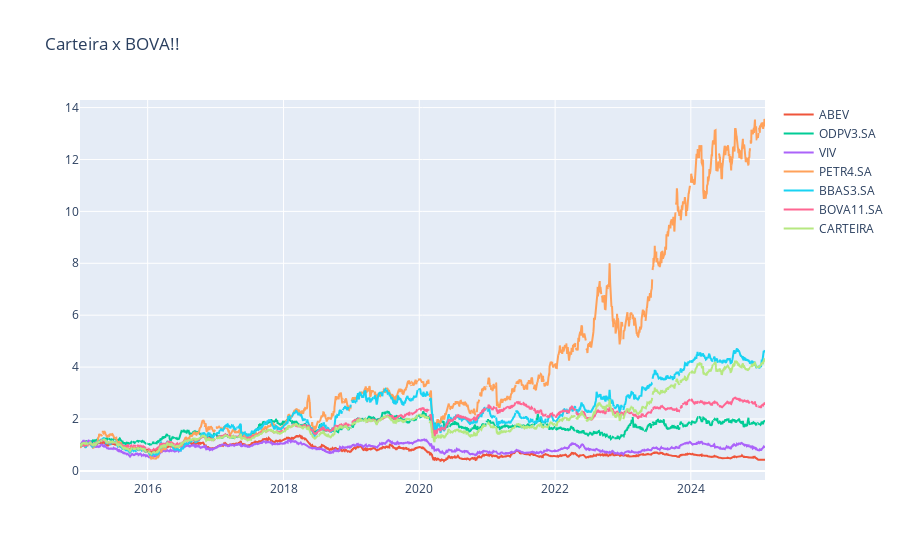

The notebook cell saved with this chart:
### Code cell
figura = px.line(title = "Carteira x BOVA!!")
for i in dataset_normalizado.columns[1:]:
    figura.add_scatter(x = dataset_normalizado['Date'], y= dataset_normalizado[i], name = i)

figura.show()

### Figure 1 — Plotly figure (JSON) as saved in the notebook; plotly's stock layout.template omitted (floating-point values rounded to 4 significant figures; data arrays with more than 128 entries replaced by an {"elided": "..."} marker saying what was removed)
{"data": [{"hovertemplate": "<extra></extra>", "legendgroup": "", "line": {"color": "#636efa", "dash": "solid"}, "marker": {"symbol": "circle"}, "mode": "lines", "name": "", "orientation": "v", "showlegend": false, "type": "scatter", "xaxis": "x", "yaxis": "y"}, {"name": "ABEV", "type": "scatter", "x": {"elided": "2537 str values"}, "y": {"elided": "2537 float values"}}, {"name": "ODPV3.SA", "type": "scatter", "x": {"elided": "2537 str values"}, "y": {"elided": "2537 float values"}}, {"name": "VIV", "type": "scatter", "x": {"elided": "2537 str values"}, "y": {"elided": "2537 float values"}}, {"name": "PETR4.SA", "type": "scatter", "x": {"elided": "2537 str values"}, "y": {"elided": "2537 float values"}}, {"name": "BBAS3.SA", "type": "scatter", "x": {"elided": "2537 str values"}, "y": {"elided": "2537 float values"}}, {"name": "BOVA11.SA", "type": "scatter", "x": {"elided": "2537 str values"}, "y": {"elided": "2537 float values"}}, {"name": "CARTEIRA", "type": "scatter", "x": {"elided": "2537 str values"}, "y": {"elided": "2537 float values"}}], "layout": {"legend": {"tracegroupgap": 0}, "title": {"text": "Carteira x BOVA!!"}, "xaxis": {"anchor": "y", "domain": [0, 1]}, "yaxis": {"anchor": "x", "domain": [0, 1]}}}
